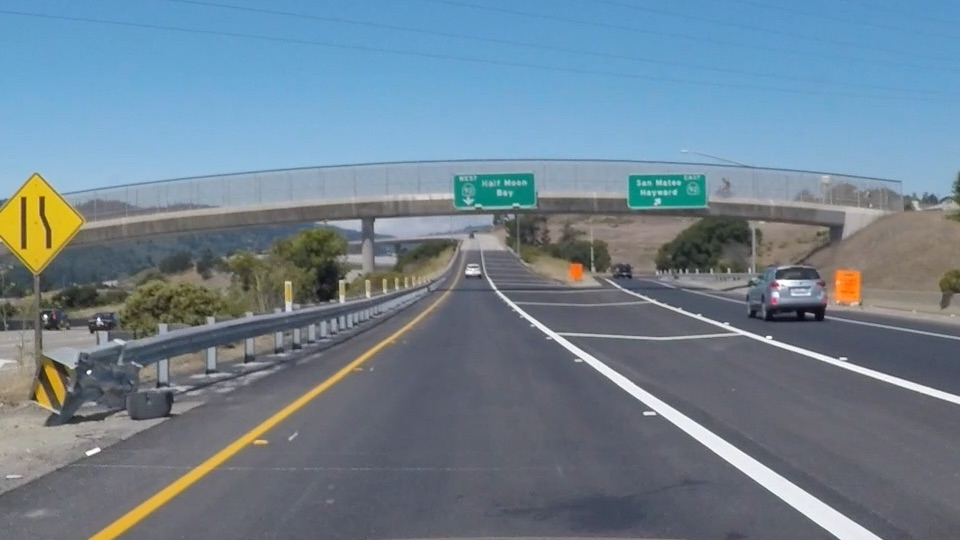
#> input picture exit-ramp.jpg, 960 x 540 px
$ python lane_mask_rect.py
#> lines starting #> are read from the running program, lines starting #| are printed output that depends on the picture
# -*- coding: utf-8 -*-
"""
Created on Wed Dec 14 02:19:51 2016

@author: oguzi
"""

import matplotlib.pyplot as plt
import matplotlib.image as mpimg
import numpy as np

# Read in the image and print some stats
image = mpimg.imread('exit-ramp.jpg')
#> image is the input picture: shape (540, 960, 3); mean R, G, B 111.3, 130.2, 144.4
print('This image is: ', type(image),
         'with dimesions:', image.shape)
#| This image is:  <class 'numpy.ndarray'> with dimesions: (540, 960, 3)

# Pull out the x and y sizes and make a copy of the image
ysize = image.shape[0]
#> ysize = 540
xsize = image.shape[1]
#> xsize = 960
region_select = np.copy(image)

# Define a triangle region of interest
# Keep in mind the origin (x=0, y=0) is in the upper left in image processing
# Note: if you run this code, you'll find these are not sensible values!!
# But you'll get a chance to play with them soon in a quiz
# a= 10.0 # drivers eccentricity from the center of the lane
margin = 80.0
left_bottom = [0, ysize]
#> left_bottom = [0, 540]
right_bottom = [xsize, ysize]
#> right_bottom = [960, 540]
right_top = [xsize/2+margin,320]
#> right_top = [560, 320]
left_top = [xsize/2-margin,320]
#> left_top = [400, 320]

# apex = [460, 320]

# Fit lines (y=Ax+B) to identify the  3 sided region of interest
# np.polyfit() returns the coefficients [A, B] of the fit
fit_top = np.polyfit((left_top[0], right_top[0]), (left_top[1], right_top[1]), 1)
#> fit_top = [-2.82e-16, 320]
fit_left = np.polyfit((left_bottom[0], left_top[0]), (left_bottom[1], left_top[1]), 1)
#> fit_left = [-0.55, 540]
fit_right = np.polyfit((right_bottom[0], right_top[0]), (right_bottom[1], right_top[1]), 1)
fit_bottom = np.polyfit((left_bottom[0], right_bottom[0]), (left_bottom[1], right_bottom[1]), 1)

# Find the region inside the lines
XX, YY = np.meshgrid(np.arange(0, xsize), np.arange(0, ysize))
region_thresholds = (YY > (XX*fit_top[0] + fit_top[1])) & \
                    (YY > (XX*fit_left[0] + fit_left[1])) & \
                    (YY > (XX*fit_right[0] + fit_right[1])) & \
                    (YY < (XX*fit_bottom[0] + fit_bottom[1]))

# Color pixels red which are inside the region of interest
region_select[~region_thresholds] = [0, 0, 0]
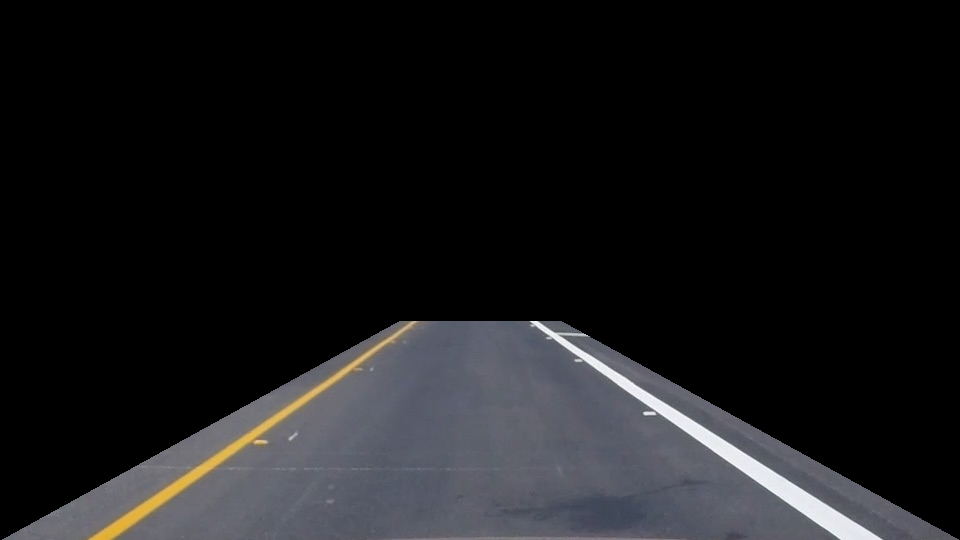
#> region_select: shape (540, 960, 3); mean R, G, B 25, 25.1, 26.8

# Display the image
plt.imshow(region_select)
